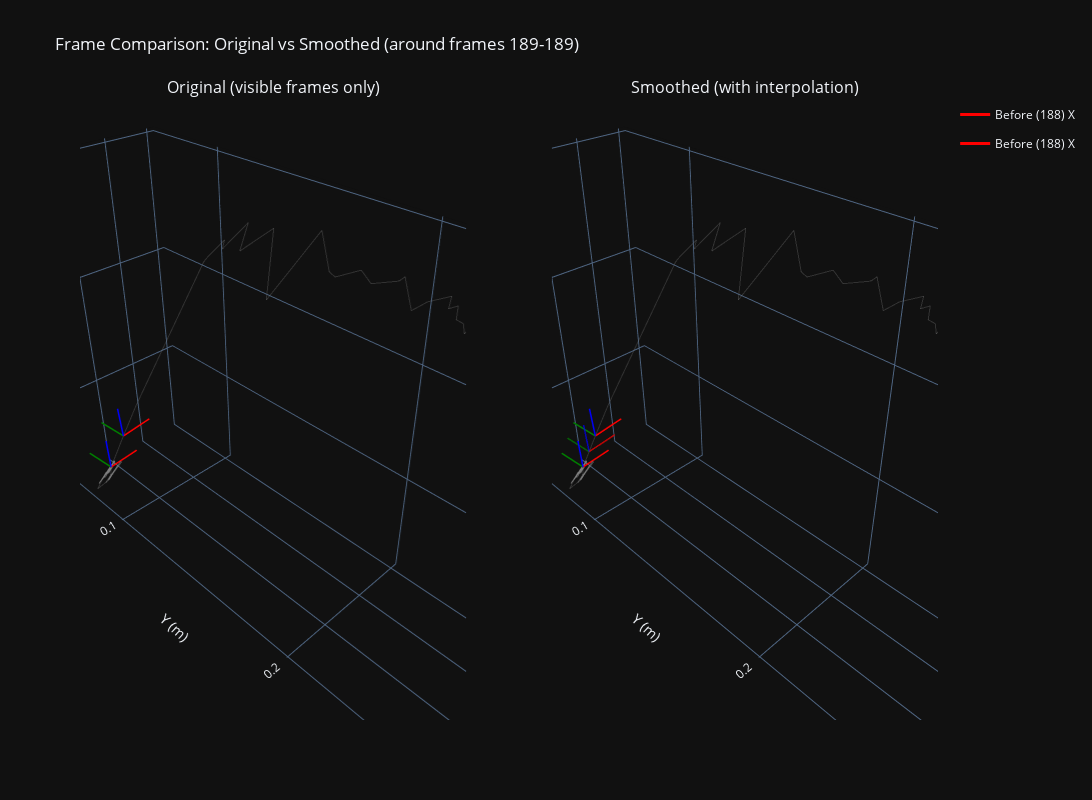

The cell this chart's notebook holds for it:
### Code cell
# Side-by-side comparison: Original vs Smoothed frames at interpolated region

missing_obj = ~obj_world_vis
if np.any(missing_obj):
    missing_indices = np.where(missing_obj)[0]
    start_missing = missing_indices[0]
    end_missing = start_missing
    while end_missing + 1 < len(missing_obj) and missing_obj[end_missing + 1]:
        end_missing += 1
    
    before_idx = max(0, start_missing - 1)
    after_idx = min(len(obj_orig) - 1, end_missing + 1)
    
    # Show key frames: before, middle of gap, after
    key_frames = [before_idx]
    if end_missing > start_missing:
        mid_idx = (start_missing + end_missing) // 2
        key_frames.extend([start_missing, mid_idx, end_missing])
    else:
        key_frames.append(start_missing)
    key_frames.append(after_idx)
    key_frames = sorted(set(key_frames))
    
    from plotly.subplots import make_subplots
    
    fig = make_subplots(
        rows=1, cols=2,
        specs=[[{'type': 'scatter3d'}, {'type': 'scatter3d'}]],
        subplot_titles=('Original (visible frames only)', 'Smoothed (with interpolation)'),
    )
    
    # Original side
    fig.add_trace(go.Scatter3d(
        x=obj_orig[obj_world_vis, 0],
        y=obj_orig[obj_world_vis, 1],
        z=obj_orig[obj_world_vis, 2],
        mode='lines',
        name='Original path',
        line=dict(color='gray', width=2),
        opacity=0.3,
        showlegend=False,
    ), row=1, col=1)
    
    # Draw original frames (only visible ones)
    for idx in key_frames:
        if obj_world_vis[idx]:
            pos = obj_orig[idx, :3]
            quat = obj_orig[idx, 3:7]
            if idx < start_missing:
                prefix = f"Before ({idx})"
            elif idx > end_missing:
                prefix = f"After ({idx})"
            else:
                continue  # Skip missing frames in original
            
            # Draw axes manually for subplot
            quat_xyzw = np.array([quat[1], quat[2], quat[3], quat[0]])
            rot = R.from_quat(quat_xyzw)
            R_matrix = rot.as_matrix()
            axis_length = 0.015
            axes_local = np.array([[axis_length, 0, 0], [0, axis_length, 0], [0, 0, axis_length]])
            axes_world = (R_matrix @ axes_local.T).T + pos
            colors = ['red', 'green', 'blue']
            
            for i in range(3):
                fig.add_trace(go.Scatter3d(
                    x=[pos[0], axes_world[i, 0]],
                    y=[pos[1], axes_world[i, 1]],
                    z=[pos[2], axes_world[i, 2]],
                    mode='lines',
                    name=f'{prefix} {["X","Y","Z"][i]}',
                    line=dict(color=colors[i], width=3),
                    showlegend=bool(idx == before_idx and i == 0),
                    legendgroup=f'orig_{prefix}',
                ), row=1, col=1)
    
    # Smoothed side
    fig.add_trace(go.Scatter3d(
        x=obj_smooth[:, 0],
        y=obj_smooth[:, 1],
        z=obj_smooth[:, 2],
        mode='lines',
        name='Smoothed path',
        line=dict(color='gray', width=2),
        opacity=0.3,
        showlegend=False,
    ), row=1, col=2)
    
    # Draw smoothed frames (all key frames)
    for idx in key_frames:
        pos = obj_smooth[idx, :3]
        quat = obj_smooth[idx, 3:7]
        
        if idx < start_missing:
            prefix = f"Before ({idx})"
            opacity = 1.0
        elif idx > end_missing:
            prefix = f"After ({idx})"
            opacity = 1.0
        else:
            prefix = f"Interp ({idx})"
            opacity = 0.7
        
        quat_xyzw = np.array([quat[1], quat[2], quat[3], quat[0]])
        rot = R.from_quat(quat_xyzw)
        R_matrix = rot.as_matrix()
        axis_length = 0.015
        axes_local = np.array([[axis_length, 0, 0], [0, axis_length, 0], [0, 0, axis_length]])
        axes_world = (R_matrix @ axes_local.T).T + pos
        
        for i in range(3):
            fig.add_trace(go.Scatter3d(
                x=[pos[0], axes_world[i, 0]],
                y=[pos[1], axes_world[i, 1]],
                z=[pos[2], axes_world[i, 2]],
                mode='lines',
                name=f'{prefix} {["X","Y","Z"][i]}',
                line=dict(color=colors[i], width=3),
                opacity=opacity,
                showlegend=bool(idx == key_frames[0] and i == 0),
                legendgroup=f'smooth_{prefix}',
            ), row=1, col=2)
    
    fig.update_layout(
        title=f"Frame Comparison: Original vs Smoothed (around frames {start_missing}-{end_missing})",
        width=1800,
        height=800,
        template="plotly_dark",
        paper_bgcolor="#111111",
    )
    
    # Update scene for both subplots
    for col in [1, 2]:
        fig.update_scenes(
            xaxis_title='X (m)',
            yaxis_title='Y (m)',
            zaxis_title='Z (m)',
            aspectmode='data',
            row=1, col=col,
        )
    
    fig.show()

### Figure 1 — Plotly figure (JSON) as saved in the notebook; plotly's stock layout.template omitted (floating-point values rounded to 4 significant figures; data arrays with more than 128 entries replaced by an {"elided": "..."} marker saying what was removed)
{"data": [{"line": {"color": "gray", "width": 2}, "mode": "lines", "name": "Original path", "opacity": 0.3, "scene": "scene", "showlegend": false, "type": "scatter3d", "x": {"elided": "387 float values"}, "y": {"elided": "387 float values"}, "z": {"elided": "387 float values"}}, {"legendgroup": "orig_Before (188)", "line": {"color": "red", "width": 3}, "mode": "lines", "name": "Before (188) X", "scene": "scene", "showlegend": true, "type": "scatter3d", "x": [-0.08857, -0.1035], "y": [0.08191, 0.08071], "z": [0.01879, 0.01932]}, {"legendgroup": "orig_Before (188)", "line": {"color": "green", "width": 3}, "mode": "lines", "name": "Before (188) Y", "scene": "scene", "showlegend": false, "type": "scatter3d", "x": [-0.08857, -0.08736], "y": [0.08191, 0.06695], "z": [0.01879, 0.01887]}, {"legendgroup": "orig_Before (188)", "line": {"color": "blue", "width": 3}, "mode": "lines", "name": "Before (188) Z", "scene": "scene", "showlegend": false, "type": "scatter3d", "x": [-0.08857, -0.08805], "y": [0.08191, 0.08203], "z": [0.01879, 0.03378]}, {"legendgroup": "orig_After (190)", "line": {"color": "red", "width": 3}, "mode": "lines", "name": "After (190) X", "scene": "scene", "showlegend": false, "type": "scatter3d", "x": [-0.09458, -0.1095], "y": [0.086, 0.08492], "z": [0.03514, 0.03611]}, {"legendgroup": "orig_After (190)", "line": {"color": "green", "width": 3}, "mode": "lines", "name": "After (190) Y", "scene": "scene", "showlegend": false, "type": "scatter3d", "x": [-0.09458, -0.0935], "y": [0.086, 0.07104], "z": [0.03514, 0.03512]}, {"legendgroup": "orig_After (190)", "line": {"color": "blue", "width": 3}, "mode": "lines", "name": "After (190) Z", "scene": "scene", "showlegend": false, "type": "scatter3d", "x": [-0.09458, -0.09361], "y": [0.086, 0.08604], "z": [0.03514, 0.05011]}, {"line": {"color": "gray", "width": 2}, "mode": "lines", "name": "Smoothed path", "opacity": 0.3, "scene": "scene2", "showlegend": false, "type": "scatter3d", "x": {"elided": "402 float values"}, "y": {"elided": "402 float values"}, "z": {"elided": "402 float values"}}, {"legendgroup": "smooth_Before (188)", "line": {"color": "red", "width": 3}, "mode": "lines", "name": "Before (188) X", "opacity": 1, "scene": "scene2", "showlegend": true, "type": "scatter3d", "x": [-0.08857, -0.1035], "y": [0.08191, 0.08071], "z": [0.01879, 0.01932]}, {"legendgroup": "smooth_Before (188)", "line": {"color": "green", "width": 3}, "mode": "lines", "name": "Before (188) Y", "opacity": 1, "scene": "scene2", "showlegend": false, "type": "scatter3d", "x": [-0.08857, -0.08736], "y": [0.08191, 0.06695], "z": [0.01879, 0.01887]}, {"legendgroup": "smooth_Before (188)", "line": {"color": "blue", "width": 3}, "mode": "lines", "name": "Before (188) Z", "opacity": 1, "scene": "scene2", "showlegend": false, "type": "scatter3d", "x": [-0.08857, -0.08805], "y": [0.08191, 0.08203], "z": [0.01879, 0.03378]}, {"legendgroup": "smooth_Interp (189)", "line": {"color": "red", "width": 3}, "mode": "lines", "name": "Interp (189) X", "opacity": 0.7, "scene": "scene2", "showlegend": false, "type": "scatter3d", "x": [-0.09157, -0.1065], "y": [0.08395, 0.08281], "z": [0.02697, 0.02772]}, {"legendgroup": "smooth_Interp (189)", "line": {"color": "green", "width": 3}, "mode": "lines", "name": "Interp (189) Y", "opacity": 0.7, "scene": "scene2", "showlegend": false, "type": "scatter3d", "x": [-0.09157, -0.09043], "y": [0.08395, 0.06899], "z": [0.02697, 0.027]}, {"legendgroup": "smooth_Interp (189)", "line": {"color": "blue", "width": 3}, "mode": "lines", "name": "Interp (189) Z", "opacity": 0.7, "scene": "scene2", "showlegend": false, "type": "scatter3d", "x": [-0.09157, -0.09083], "y": [0.08395, 0.08404], "z": [0.02697, 0.04195]}, {"legendgroup": "smooth_After (190)", "line": {"color": "red", "width": 3}, "mode": "lines", "name": "After (190) X", "opacity": 1, "scene": "scene2", "showlegend": false, "type": "scatter3d", "x": [-0.09458, -0.1095], "y": [0.086, 0.08492], "z": [0.03514, 0.03611]}, {"legendgroup": "smooth_After (190)", "line": {"color": "green", "width": 3}, "mode": "lines", "name": "After (190) Y", "opacity": 1, "scene": "scene2", "showlegend": false, "type": "scatter3d", "x": [-0.09458, -0.0935], "y": [0.086, 0.07104], "z": [0.03514, 0.03512]}, {"legendgroup": "smooth_After (190)", "line": {"color": "blue", "width": 3}, "mode": "lines", "name": "After (190) Z", "opacity": 1, "scene": "scene2", "showlegend": false, "type": "scatter3d", "x": [-0.09458, -0.09361], "y": [0.086, 0.08604], "z": [0.03514, 0.05011]}], "layout": {"annotations": [{"font": {"size": 16}, "showarrow": false, "text": "Original (visible frames only)", "x": 0.225, "xanchor": "center", "xref": "paper", "y": 1, "yanchor": "bottom", "yref": "paper"}, {"font": {"size": 16}, "showarrow": false, "text": "Smoothed (with interpolation)", "x": 0.775, "xanchor": "center", "xref": "paper", "y": 1, "yanchor": "bottom", "yref": "paper"}], "height": 800, "paper_bgcolor": "#111111", "scene": {"aspectmode": "data", "domain": {"x": [0, 0.45], "y": [0, 1]}, "xaxis": {"title": {"text": "X (m)"}}, "yaxis": {"title": {"text": "Y (m)"}}, "zaxis": {"title": {"text": "Z (m)"}}}, "scene2": {"aspectmode": "data", "domain": {"x": [0.55, 1], "y": [0, 1]}, "xaxis": {"title": {"text": "X (m)"}}, "yaxis": {"title": {"text": "Y (m)"}}, "zaxis": {"title": {"text": "Z (m)"}}}, "title": {"text": "Frame Comparison: Original vs Smoothed (around frames 189-189)"}, "width": 1800}}
